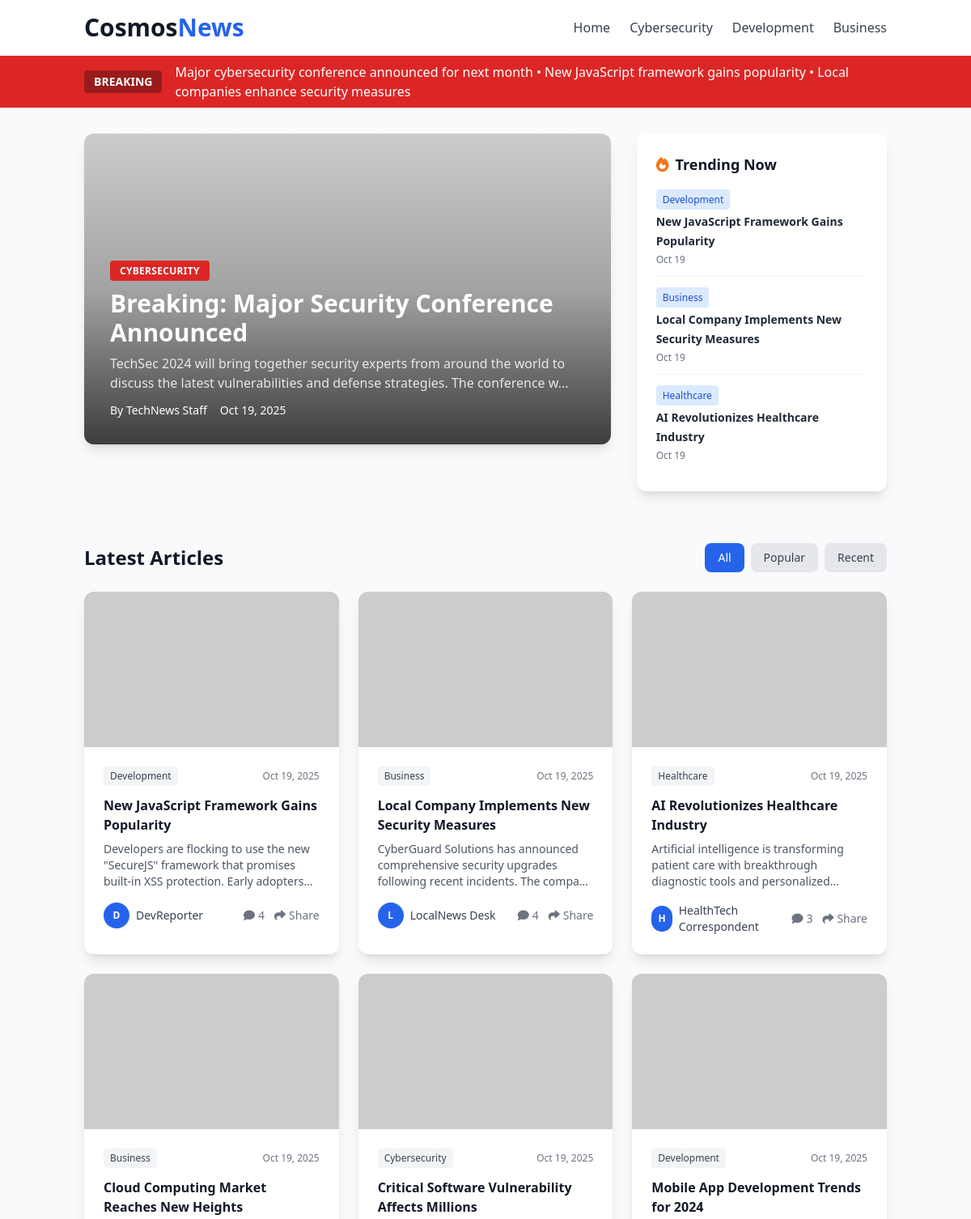
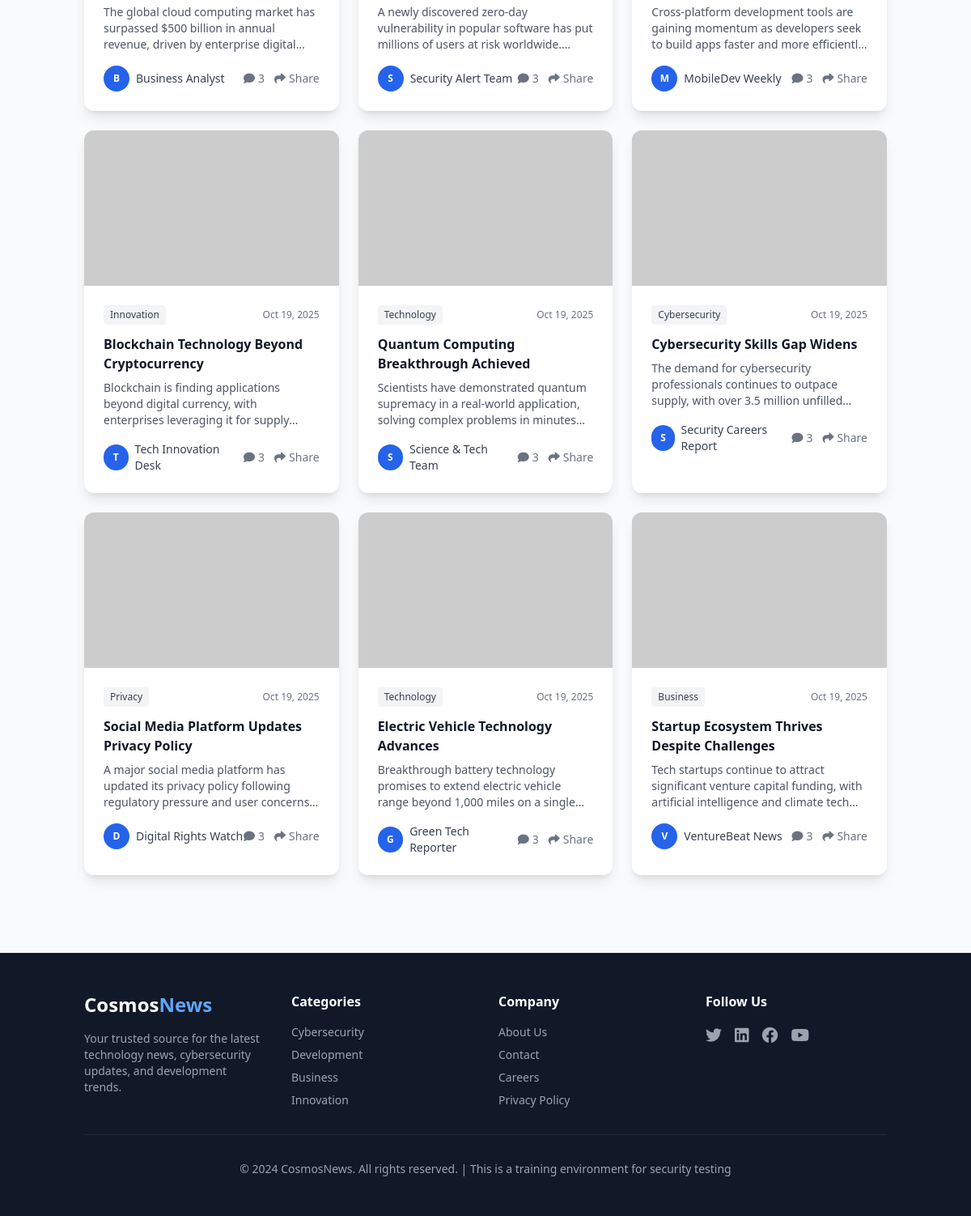
The page / on the database its author committed (2 pictures, top to bottom).
### tables this page shows
CREATE TABLE IF NOT EXISTS news_articles (
    id INT AUTO_INCREMENT PRIMARY KEY,
    title VARCHAR(255) NOT NULL,
    content TEXT NOT NULL,
    author VARCHAR(100) NOT NULL,
    header_image VARCHAR(500),
    category VARCHAR(50) DEFAULT 'Technology',
    created_at TIMESTAMP DEFAULT CURRENT_TIMESTAMP,
    updated_at TIMESTAMP DEFAULT CURRENT_TIMESTAMP ON UPDATE CURRENT_TIMESTAMP
);

### src/index.php (the view, shortened to what this page needs)
<?php
require_once 'config.php';
?>
<!DOCTYPE html>
<html lang="en">
<head>
    <script src="https://cdn.tailwindcss.com"></script>
    <link rel="stylesheet" href="https://cdnjs.cloudflare.com/ajax/libs/font-awesome/6.4.0/css/all.min.css">
</head>
<body class="bg-gray-50">
    <header class="bg-white border-b border-gray-200 shadow-sm sticky top-0 z-50">
        <div class="container mx-auto px-4">
            <div class="flex items-center justify-between py-4">
                <div class="flex items-center justify-between w-full">
                    <h1 class="text-3xl font-bold text-gray-900">
                        Cosmos<span class="text-blue-600">News</span>
                    </h1>
                    <nav class="hidden md:flex space-x-6">
                        <a href="index.php" class="text-gray-700 hover:text-blue-600 font-medium transition">Home</a>
                        <a href="#cybersecurity" class="text-gray-700 hover:text-blue-600 font-medium transition">Cybersecurity</a>
                        <a href="#development" class="text-gray-700 hover:text-blue-600 font-medium transition">Development</a>
                        <a href="#business" class="text-gray-700 hover:text-blue-600 font-medium transition">Business</a>
                    </nav>
                </div>
            </div>
        </div>
    </header>
    <div class="bg-red-600 text-white py-2">
        <div class="container mx-auto px-4 flex items-center">
            <span class="bg-red-800 px-3 py-1 rounded text-sm font-bold mr-4">BREAKING</span>
            <div class="flex-1 overflow-hidden">
                <div class="animate-pulse">
                    Major cybersecurity conference announced for next month • New JavaScript framework gains popularity • Local companies enhance security measures
                </div>
            </div>
        </div>
    </div>
    <section class="container mx-auto px-4 py-8">
        <div class="grid grid-cols-1 lg:grid-cols-3 gap-8">
            <div class="lg:col-span-2">
                <?php
                $featured_query = "SELECT * FROM news_articles ORDER BY created_at DESC LIMIT 1";
                $featured_result = $conn->query($featured_query);
                if ($featured_result && $featured_result->num_rows > 0) {
                    $featured = $featured_result->fetch_assoc();
                }
                ?>
                <article class="bg-white rounded-xl shadow-lg overflow-hidden hover:shadow-xl transition">
                    <?php if (!empty($featured['header_image'])): ?>
                        <div class="relative h-96">
                            <img src="<?php echo htmlspecialchars($featured['header_image']); ?>"
                                 alt="<?php echo htmlspecialchars($featured['title']); ?>"
                                 class="w-full h-full object-cover">
                            <div class="absolute inset-0 bg-gradient-to-t from-black/70 via-black/20 to-transparent"></div>
                            <div class="absolute bottom-0 left-0 p-8 text-white">
                                <span class="bg-red-600 px-3 py-1 rounded text-xs font-bold uppercase tracking-wide">
                                    <?php echo htmlspecialchars($featured['category'] ?? 'Technology'); ?>
                                </span>
                                <h2 class="text-3xl font-bold mt-3 mb-2">
                                    <?php if (isset($featured['id']) && $featured['id'] != 1): ?>
                                    <a href="article.php?id=<?php echo $featured['id']; ?>" class="hover:text-blue-300 transition">
                                        <?php echo htmlspecialchars($featured['title']); ?>
                                    </a>
                                    <?php else: ?>
                                        <?php echo htmlspecialchars($featured['title']); ?>
                                    <?php endif; ?>
                                </h2>
                                <p class="text-gray-200 mb-3">
                                    <?php echo substr(strip_tags($featured['content']), 0, 150) . '...'; ?>
                                </p>
                                <div class="flex items-center space-x-4 text-sm">
                                    <span>By <?php echo htmlspecialchars($featured['author']); ?></span>
                                    <span><?php echo date('M j, Y', strtotime($featured['created_at'])); ?></span>
                                </div>
                            </div>
                        </div>
                    <?php endif; ?>
                </article>
            </div>
            <div class="space-y-6">
                <div class="bg-white rounded-xl shadow-lg p-6">
                    <h3 class="text-lg font-bold text-gray-900 mb-4 flex items-center">
                        <i class="fas fa-fire text-orange-500 mr-2"></i>
                        Trending Now
                    </h3>
                    <div class="space-y-3">
                        <?php
                        $trending_query = "SELECT * FROM news_articles ORDER BY created_at DESC LIMIT 1, 3";
                        $trending_result = $conn->query($trending_query);
                        if ($trending_result && $trending_result->num_rows > 0) {
                            while ($trending = $trending_result->fetch_assoc()): ?>
                                <div class="border-b border-gray-100 pb-3 last:border-0">
                                    <span class="text-xs bg-blue-100 text-blue-700 px-2 py-1 rounded">
                                        <?php echo htmlspecialchars($trending['category'] ?? 'Technology'); ?>
                                    </span>
                                    <h4 class="font-semibold text-gray-800 mt-1">
                                        <a href="article.php?id=<?php echo $trending['id']; ?>" class="hover:text-blue-600 transition text-sm">
                                            <?php echo htmlspecialchars($trending['title']); ?>
                                        </a>
                                    </h4>
                                    <p class="text-xs text-gray-500 mt-1">
                                        <?php echo date('M j', strtotime($trending['created_at'])); ?>
                                    </p>
                                </div>
                            <?php endwhile;
                        } ?>
                    </div>
                </div>
            </div>
        </div>
    </section>
    <section class="container mx-auto px-4 py-8">
        <div class="flex items-center justify-between mb-6">
            <h2 class="text-2xl font-bold text-gray-900">Latest Articles</h2>
            <div class="flex space-x-2">
                <button class="px-4 py-2 bg-blue-600 text-white rounded-lg text-sm font-medium">All</button>
                <button class="px-4 py-2 bg-gray-200 text-gray-700 rounded-lg text-sm font-medium hover:bg-gray-300">Popular</button>
                <button class="px-4 py-2 bg-gray-200 text-gray-700 rounded-lg text-sm font-medium hover:bg-gray-300">Recent</button>
            </div>
        </div>
        <div class="grid grid-cols-1 md:grid-cols-2 lg:grid-cols-3 gap-6">
            <?php
            $articles_query = "SELECT * FROM news_articles ORDER BY created_at DESC";
            $articles_result = $conn->query($articles_query);
            if ($articles_result && $articles_result->num_rows > 0):
                $skip_first = true;
                while ($article = $articles_result->fetch_assoc()):
                    if ($skip_first) {
                        $skip_first = false;
                        continue;
                    }
            ?>
                <article class="bg-white rounded-xl shadow-lg overflow-hidden hover:shadow-xl transition transform hover:-translate-y-1">
                    <?php if (!empty($article['header_image'])): ?>
                        <div class="h-48 overflow-hidden">
                            <img src="<?php echo htmlspecialchars($article['header_image']); ?>"
                                 alt="<?php echo htmlspecialchars($article['title']); ?>"
                                 class="w-full h-full object-cover hover:scale-105 transition duration-300">
                        </div>
                    <?php else: ?>
                        <div class="h-48 bg-gradient-to-r from-blue-500 to-blue-600 flex items-center justify-center">
                            <i class="fas fa-newspaper text-white text-3xl"></i>
                        </div>
                    <?php endif; ?>
                    <div class="p-6">
                        <div class="flex items-center justify-between mb-3">
                            <span class="text-xs bg-gray-100 text-gray-700 px-2 py-1 rounded font-medium">
                                <?php echo htmlspecialchars($article['category'] ?? 'Technology'); ?>
                            </span>
                            <span class="text-xs text-gray-500">
                                <?php echo date('M j, Y', strtotime($article['created_at'])); ?>
                            </span>
                        </div>
                        <h3 class="font-bold text-gray-900 mb-2 line-clamp-2">
                            <a href="article.php?id=<?php echo $article['id']; ?>" class="hover:text-blue-600 transition">
                                <?php echo htmlspecialchars($article['title']); ?>
                            </a>
                        </h3>
                        <p class="text-gray-600 text-sm mb-4 line-clamp-3">
                            <?php echo substr(strip_tags($article['content']), 0, 120) . '...'; ?>
                        </p>
                        <div class="flex items-center justify-between">
                            <div class="flex items-center space-x-2">
                                <div class="w-8 h-8 bg-blue-600 rounded-full flex items-center justify-center">
                                    <span class="text-white text-xs font-bold">
                                        <?php echo strtoupper(substr($article['author'], 0, 1)); ?>
                                    </span>
                                </div>
                                <span class="text-sm text-gray-700"><?php echo htmlspecialchars($article['author']); ?></span>
                            </div>
                            <div class="flex items-center space-x-3 text-gray-500 text-sm">
                                <span class="flex items-center">
                                    <i class="fas fa-comment mr-1"></i>
                                    <?php
                                    $comment_count_query = "SELECT COUNT(*) as count FROM comments WHERE article_id = " . $article['id'];
                                    $comment_count_result = $conn->query($comment_count_query);
                                    if ($comment_count_result) {
                                        $comment_count = $comment_count_result->fetch_assoc()['count'];
                                        echo $comment_count;
                                    } else {
                                        echo '0';
                                    }
                                    ?>
                                </span>
                                <span class="flex items-center">
                                    <i class="fas fa-share mr-1"></i>
                                    Share
                                </span>
                            </div>
                        </div>
                    </div>
                </article>
            <?php
                endwhile;
            endif; ?>
        </div>
    </section>
    <footer class="bg-gray-900 text-white mt-16">
        <div class="container mx-auto px-4 py-12">
            <div class="grid grid-cols-1 md:grid-cols-4 gap-8">
                <div>
                    <h3 class="text-2xl font-bold mb-4">Cosmos<span class="text-blue-400">News</span></h3>
                    <p class="text-gray-400 text-sm">
                        Your trusted source for the latest technology news, cybersecurity updates, and development trends.
                    </p>
                </div>
                <div>
                    <h4 class="font-semibold mb-4">Categories</h4>
                    <ul class="space-y-2 text-gray-400 text-sm">
                        <li><a href="#" class="hover:text-white">Cybersecurity</a></li>
                        <li><a href="#" class="hover:text-white">Development</a></li>
                        <li><a href="#" class="hover:text-white">Business</a></li>
                        <li><a href="#" class="hover:text-white">Innovation</a></li>
                    </ul>
                </div>
                <div>
                    <h4 class="font-semibold mb-4">Company</h4>
                    <ul class="space-y-2 text-gray-400 text-sm">
                        <li><a href="#" class="hover:text-white">About Us</a></li>
                        <li><a href="#" class="hover:text-white">Contact</a></li>
                        <li><a href="#" class="hover:text-white">Careers</a></li>
                        <li><a href="#" class="hover:text-white">Privacy Policy</a></li>
                    </ul>
                </div>
                <div>
                    <h4 class="font-semibold mb-4">Follow Us</h4>
                    <div class="flex space-x-4">
                        <a href="#" class="text-gray-400 hover:text-white transition">
                            <i class="fab fa-twitter text-xl"></i>
                        </a>
                        <a href="#" class="text-gray-400 hover:text-white transition">
                            <i class="fab fa-linkedin text-xl"></i>
                        </a>
                        <a href="#" class="text-gray-400 hover:text-white transition">
                            <i class="fab fa-facebook text-xl"></i>
                        </a>
                        <a href="#" class="text-gray-400 hover:text-white transition">
                            <i class="fab fa-youtube text-xl"></i>
                        </a>
                    </div>
                </div>
            </div>
            <div class="border-t border-gray-800 mt-8 pt-8 text-center text-gray-400 text-sm">
                <p>&copy; 2024 CosmosNews. All rights reserved. | This is a training environment for security testing</p>
            </div>
        </div>
    </footer>
</body>
</html>

### rows shown on the page
news_articles: category "CYBERSECURITY", title "Breaking: Major Security Conference Announced", content "TechSec 2024 will bring together security experts from around the world to discuss the latest vulnerabilities and defense strategies. The conference w", author "TechNews Staff", created_at "Oct 19, 2025"
news_articles: category "Development", title "New JavaScript Framework Gains Popularity", created_at "Oct 19", created_at "Oct 19, 2025", content "Developers are flocking to use the new \"SecureJS\" framework that promises built-in XSS protection. Early…", author "D", author "DevReporter", comment_count "4"
news_articles: category "Business", title "Local Company Implements New Security Measures", created_at "Oct 19", created_at "Oct 19, 2025", content "CyberGuard Solutions has announced comprehensive security upgrades following recent incidents. The…", author "L", author "LocalNews Desk", comment_count "4"
news_articles: category "Healthcare", title "AI Revolutionizes Healthcare Industry", created_at "Oct 19", created_at "Oct 19, 2025", content "Artificial intelligence is transforming patient care with breakthrough diagnostic tools and…", author "H", author "HealthTech Correspondent", comment_count "3"
news_articles: category "Business", created_at "Oct 19, 2025", title "Cloud Computing Market Reaches New Heights", content "The global cloud computing market has surpassed $500 billion in annual revenue, driven by enterprise…", author "B", author "Business Analyst", comment_count "3"
news_articles: category "Cybersecurity", created_at "Oct 19, 2025", title "Critical Software Vulnerability Affects Millions", content "A newly discovered zero-day vulnerability in popular software has put millions of users at risk…", author "S", author "Security Alert Team", comment_count "3"
news_articles: category "Development", created_at "Oct 19, 2025", title "Mobile App Development Trends for 2024", content "Cross-platform development tools are gaining momentum as developers seek to build apps faster and more…", author "M", author "MobileDev Weekly", comment_count "3"
news_articles: category "Innovation", created_at "Oct 19, 2025", title "Blockchain Technology Beyond Cryptocurrency", content "Blockchain is finding applications beyond digital currency, with enterprises leveraging it for…", author "T", author "Tech Innovation Desk", comment_count "3"
news_articles: category "Technology", created_at "Oct 19, 2025", title "Quantum Computing Breakthrough Achieved", content "Scientists have demonstrated quantum supremacy in a real-world application, solving complex problems in…", author "S", author "Science & Tech Team", comment_count "3"
news_articles: category "Cybersecurity", created_at "Oct 19, 2025", title "Cybersecurity Skills Gap Widens", content "The demand for cybersecurity professionals continues to outpace supply, with over 3.5 million…", author "S", author "Security Careers Report", comment_count "3"
news_articles: category "Privacy", created_at "Oct 19, 2025", title "Social Media Platform Updates Privacy Policy", content "A major social media platform has updated its privacy policy following regulatory pressure and user…", author "D", author "Digital Rights Watch", comment_count "3"
news_articles: category "Technology", created_at "Oct 19, 2025", title "Electric Vehicle Technology Advances", content "Breakthrough battery technology promises to extend electric vehicle range beyond 1,000 miles on a…", author "G", author "Green Tech Reporter", comment_count "3"
news_articles: category "Business", created_at "Oct 19, 2025", title "Startup Ecosystem Thrives Despite Challenges", content "Tech startups continue to attract significant venture capital funding, with artificial intelligence and climate…", author "V", author "VentureBeat News", comment_count "3"
